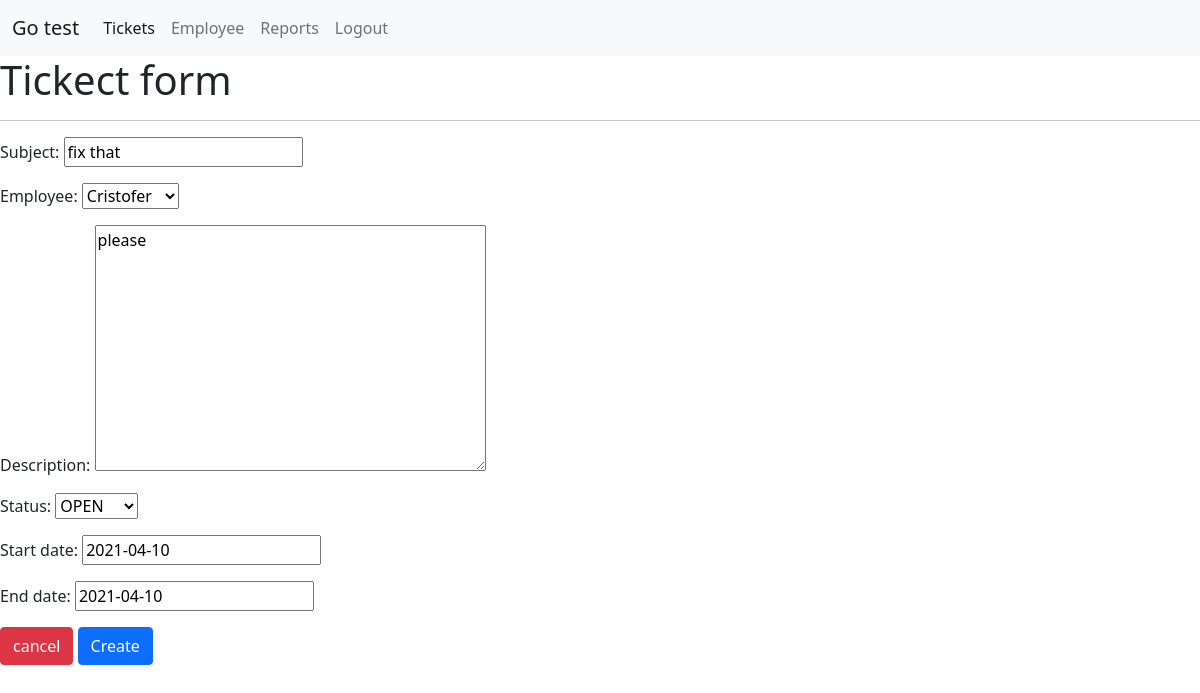
Page /update_ticket/1/ (signed in) on the committed database.
### tickets/models.py (models this page shows, shortened)
class Ticket(models.Model):
    id = models.AutoField(primary_key=True)
    subject = models.CharField(max_length=100)
    employee = models.ForeignKey(Employee, on_delete=models.CASCADE)
    description= models.TextField(max_length=500)
    date = models.DateField(auto_now_add=True)
    status = models.CharField(max_length=50, choices=STATUS_OPTIONS)
    start_date = models.DateField(default=datetime.date.today)
    end_date = models.DateField(default=datetime.date.today)
    notes = models.TextField(null=True)

### tickets/views.py (the view)
# urls.py: path('update_ticket/<str:pk>/', views.update_ticket, name="ticket_update"),
@login_required(login_url='login')
def update_ticket(request, pk):
    ticket = Ticket.objects.get(id=pk)
    form = TicketForm(instance=ticket)
    if request.method == "POST":
        print(request.POST)
        form = TicketForm(request.POST, instance=ticket)
        if form.is_valid():
            form.save()
            return redirect('/')
    context = {"form":form}
    return render(request, "tickets/tickets_add.html", context)

### tickets/forms.py (shortened to what this page needs)
class TicketForm(forms.ModelForm):
    class Meta:
        model = Ticket
        fields = ['subject','employee','description','status','start_date','end_date']

### employee/models.py (called while the page is built)
    def __str__(self):
        return self.first_name

### tickets/templates/tickets/tickets_add.html (shortened to what this page needs)
{% extends 'tickets/base.html' %}
{% block content %}
    <h1>Tickect form</h1>
    <hr>
    <form action="" method="post">
    {{form.as_p}}
    <a class="btn btn-danger" href="{% url 'ticket_list' %}">cancel</a>
    <input class="btn btn-primary" type="submit" value="Create">
    </form>
{% endblock content %}

### rows in the picture
Ticket: subject "fix that", employee "Cristofer", description "please", status "OPEN", start_date "2021-04-10", end_date "2021-04-10"
